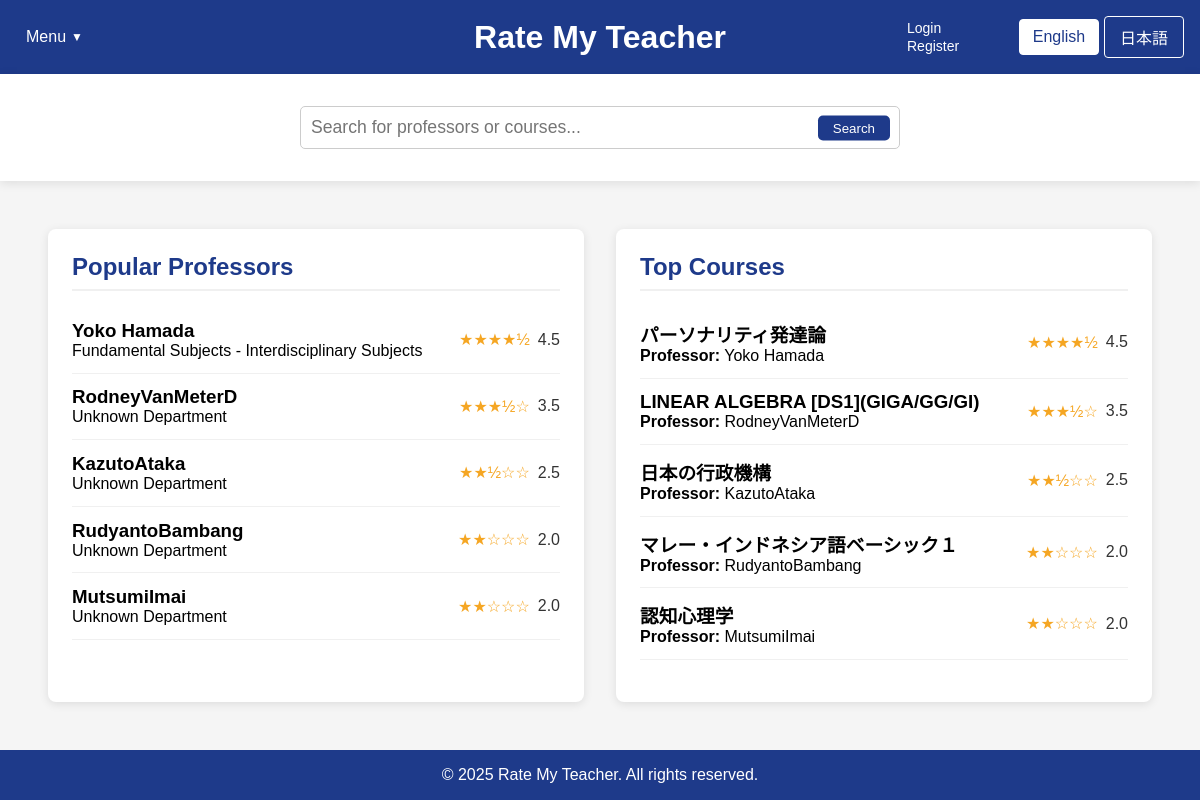
The app's page /home2.php with its own data.
### tables this page shows
CREATE TABLE professors (
        id INTEGER PRIMARY KEY AUTOINCREMENT,
        name TEXT NOT NULL,
        department TEXT,
        bio TEXT
    , avg_content_quality REAL DEFAULT 0, avg_difficulty REAL DEFAULT 0, overall_rating REAL DEFAULT 0, review_count INTEGER DEFAULT 0);

CREATE TABLE courses (
        id INTEGER PRIMARY KEY AUTOINCREMENT,
        name TEXT NOT NULL,
        course_code TEXT,
        description TEXT,
        professor_id INTEGER, avg_content_quality REAL DEFAULT 0, avg_difficulty REAL DEFAULT 0, review_count INTEGER DEFAULT 0, overall_rating REAL DEFAULT 0,
        FOREIGN KEY (professor_id) REFERENCES professors(id) ON DELETE SET NULL
    );

### home2.php (the view, shortened to what this page needs)
<?php
$isLoggedIn = isset($_SESSION["loggedin"]) && $_SESSION["loggedin"] === true;
require_once 'config.php';
function getTopProfessors($limit = 5) {
    global $conn;
    $professors = [];
    try {
        $ratingCount = 0;
        $ratingCheckResult = $conn->query("SELECT COUNT(*) as count FROM ratings");
        if ($ratingCheckResult) {
            $ratingCountRow = $ratingCheckResult->fetchArray(SQLITE3_ASSOC);
            $ratingCount = $ratingCountRow['count'];
        }
        if ($ratingCount > 0) {
            $hasProfRatingColumns = false;
            $columnsResult = $conn->query("PRAGMA table_info(professors)");
            while ($col = $columnsResult->fetchArray(SQLITE3_ASSOC)) {
                if ($col['name'] === 'avg_content_quality' || $col['name'] === 'overall_rating') {
                    $hasProfRatingColumns = true;
                    break;
                }
            }
            if ($hasProfRatingColumns) {
                $stmt = $conn->prepare("
                    SELECT id, name, department,
                           COALESCE(overall_rating, (avg_content_quality + avg_difficulty) / 2) as avg_rating,
                           COALESCE(avg_content_quality, 0) as avg_content_quality,
                           COALESCE(avg_difficulty, 0) as avg_difficulty,
                           COALESCE(review_count, 0) as review_count
                    FROM professors
                    WHERE COALESCE(review_count, 0) > 0
                    ORDER BY avg_rating DESC, review_count DESC
                    LIMIT :limit
                ");
            }
            $stmt->bindValue(':limit', $limit, SQLITE3_INTEGER);
            $result = $stmt->execute();
            while ($row = $result->fetchArray(SQLITE3_ASSOC)) {
                if (isset($row['avg_rating']) && $row['avg_rating'] !== null) {
                    $row['avg_rating'] = number_format((float)$row['avg_rating'], 1);
                } else {
                    $row['avg_rating'] = "N/A";
                }
                $professors[] = $row;
            }
        }
    } catch (Exception $e) {
        error_log("Error fetching top professors: " . $e->getMessage());
    }
    return $professors;
}
function getTopCourses($limit = 5) {
    global $conn;
    $courses = [];
    try {
        $ratingCount = 0;
        $ratingCheckResult = $conn->query("SELECT COUNT(*) as count FROM ratings");
        if ($ratingCheckResult) {
            $ratingCountRow = $ratingCheckResult->fetchArray(SQLITE3_ASSOC);
            $ratingCount = $ratingCountRow['count'];
        }
        if ($ratingCount > 0) {
            $hasCourseRatingColumns = false;
            $columnsResult = $conn->query("PRAGMA table_info(courses)");
            while ($col = $columnsResult->fetchArray(SQLITE3_ASSOC)) {
                if ($col['name'] === 'avg_content_quality') {
                    $hasCourseRatingColumns = true;
                    break;
                }
            }
            if ($hasCourseRatingColumns) {
                $stmt = $conn->prepare("
                    SELECT c.id, c.name as course_name, c.course_code,
                        COALESCE(c.avg_content_quality, 0) as avg_content_quality,
                        COALESCE(c.avg_difficulty, 0) as avg_difficulty,
                        (COALESCE(c.avg_content_quality, 0) + (5 - COALESCE(c.avg_difficulty, 0))) / 2 as avg_rating,
                        COALESCE(c.review_count, 0) as review_count,
                        p.name as professor_name
                    FROM courses c
                    LEFT JOIN professors p ON c.professor_id = p.id
                    WHERE COALESCE(c.review_count, 0) > 0
                    ORDER BY avg_rating DESC, review_count DESC
                    LIMIT :limit
                ");
            }
            $stmt->bindValue(':limit', $limit, SQLITE3_INTEGER);
            $result = $stmt->execute();
            while ($row = $result->fetchArray(SQLITE3_ASSOC)) {
                if (!isset($row['professor_name']) || empty($row['professor_name'])) {
                    $profStmt = $conn->prepare("
                        SELECT p.name
                        FROM professors p
                        JOIN ratings r ON p.id = r.professor_id
                        WHERE r.course_id = :course_id
                        GROUP BY p.id
                        ORDER BY COUNT(r.id) DESC
                        LIMIT 1
                    ");
                    $profStmt->bindValue(':course_id', $row['id'], SQLITE3_INTEGER);
                    $profResult = $profStmt->execute();
                    $profRow = $profResult->fetchArray(SQLITE3_ASSOC);
                    if ($profRow && isset($profRow['name'])) {
                        $row['professor_name'] = $profRow['name'];
                    } else {
                        $row['professor_name'] = "Unknown Professor";
                    }
                }
                if (isset($row['avg_rating']) && $row['avg_rating'] !== null) {
                    $row['avg_rating'] = number_format((float)$row['avg_rating'], 1);
                } else {
                    $row['avg_rating'] = "N/A";
                }
                $courses[] = $row;
            }
        }
    } catch (Exception $e) {
        error_log("Error fetching top courses: " . $e->getMessage());
    }
    return $courses;
}
$topProfessors = getTopProfessors(5);
$topCourses = getTopCourses(5);
?>
<!DOCTYPE html>
<html lang="en">
<head>
    <link rel="stylesheet" href="css/style.css">
</head>
<body>
    <div class="container">
        <header>
            <div class="header-left">
                <div class="dropdown">
                    <?php
                    $currentLang = isset($_COOKIE['language']) && $_COOKIE['language'] == 'ja' ? 'ja' : 'en';
                    $menuLabel = $currentLang == 'ja' ? 'メニュー' : 'Menu';
                    $logoutLabel = $currentLang == 'ja' ? 'ログアウト' : 'Logout';
                    $loginLabel = $currentLang == 'ja' ? 'ログイン' : 'Login';
                    $registerLabel = $currentLang == 'ja' ? '登録' : 'Register';
                    ?>
                    <button class="dropbtn"><?php echo $menuLabel; ?></button>
                </div>
            </div>
            <div class="header-center">
                <div class="logo">
                    <h1><a href="home.php" style="color: white; text-decoration: none;"><?php echo $currentLang == 'ja' ? 'Rate My Teacher' : 'Rate My Teacher'; ?></a></h1>
                </div>
            </div>
            <div class="header-right">
                <div class="auth-links">
                    <?php if ($isLoggedIn): ?>
                        <a href="logout.php"><?php echo $logoutLabel; ?></a>
                    <?php else: ?>
                        <a href="login.php"><?php echo $loginLabel; ?></a>
                        <a href="register.php"><?php echo $registerLabel; ?></a>
                    <?php endif; ?>
                </div>
                <div class="language-toggle">
                    <a href="?lang=en" class="<?php echo (!isset($_COOKIE['language']) || $_COOKIE['language'] == 'en') ? 'active' : ''; ?>"
                    style="display:inline-block; width:80px; text-align:center; padding:8px 0; margin-right:5px;
                            background:<?php echo (!isset($_COOKIE['language']) || $_COOKIE['language'] == 'en') ? 'white' : 'transparent'; ?>;
                            color:<?php echo (!isset($_COOKIE['language']) || $_COOKIE['language'] == 'en') ? '#1e3a8a' : 'white'; ?>;
                            text-decoration:none; border:1px solid white; border-radius:4px;"
                    onclick="document.cookie='language=en; path=/; max-age=2592000'; return true;">
                    English
                    </a>
                    <a href="?lang=ja" class="<?php echo (isset($_COOKIE['language']) && $_COOKIE['language'] == 'ja') ? 'active' : ''; ?>"
                    style="display:inline-block; width:80px; text-align:center; padding:8px 0;
                            background:<?php echo (isset($_COOKIE['language']) && $_COOKIE['language'] == 'ja') ? 'white' : 'transparent'; ?>;
                            color:<?php echo (isset($_COOKIE['language']) && $_COOKIE['language'] == 'ja') ? '#1e3a8a' : 'white'; ?>;
                            text-decoration:none; border:1px solid white; border-radius:4px;"
                    onclick="document.cookie='language=ja; path=/; max-age=2592000'; return true;">
                    日本語
                    </a>
                </div>
        </header>
        <div class="search-container">
            <div class="search-bar" style="position: relative !important;">
                <input type="text" id="searchInput" placeholder="<?php echo $currentLang == 'ja' ? '教授やコースを検索...' : 'Search for professors or courses...'; ?>" style="width: 100%; padding: 10px; border-radius: 5px; border: 1px solid #ccc;">
                <button id="searchButton" style="position: absolute; right: 10px; top: 50%; transform: translateY(-50%); background: #1e3a8a; color: white; border: none; padding: 5px 15px; border-radius: 5px; cursor: pointer;"><?php echo $currentLang == 'ja' ? '検索' : 'Search'; ?></button>
            </div>
        </div>
        <main style="flex: 1; display: flex; padding: 2rem;">
            <div id="popular-professors" class="content-box" style="flex: 1; background-color: white; margin: 1rem; padding: 1.5rem; border-radius: 8px; box-shadow: 0 2px 10px rgba(0,0,0,0.1);">
                <h2><?php echo $currentLang == 'ja' ? '人気の教授' : 'Popular Professors'; ?></h2>
                <div class="professor-list">
                    <?php foreach ($topProfessors as $professor): ?>
                    <a href="professor_page_template.php?name=<?php echo urlencode(str_replace(' ', '',$professor['name'])); ?>&lang=<?php echo $currentLang; ?>" style="text-decoration: none; color: inherit;">
                        <div class="professor-item" data-id="<?php echo $isLoggedIn ? $professor['id'] : 'login-required'; ?>">
                            <div>
                                <h3><?php echo htmlspecialchars($professor['name']); ?></h3>
                                <p><?php echo htmlspecialchars($professor['department'] ?? 'Unknown Department'); ?></p>
                            </div>
                            <div class="rating">
                                <?php
                                if ($professor['avg_rating'] !== 'N/A' && $professor['avg_rating'] > 0) {
                                    $fullStars = floor($professor['avg_rating']);
                                    $hasHalfStar = $professor['avg_rating'] - $fullStars >= 0.5;
                                    echo str_repeat('★', $fullStars);
                                    echo $hasHalfStar ? '½' : '';
                                    echo str_repeat('☆', 5 - $fullStars - ($hasHalfStar ? 1 : 0));
                                    echo ' <span>' . $professor['avg_rating'] . '</span>';
                                } else {
                                    echo '☆☆☆☆☆ <span>No ratings</span>';
                                }
                                ?>
                            </div>
                        </div>
                    </a>
                    <?php endforeach; ?>
                </div>
            </div>
            <div id="top-courses" class="content-box" style="flex: 1; background-color: white; margin: 1rem; padding: 1.5rem; border-radius: 8px; box-shadow: 0 2px 10px rgba(0,0,0,0.1);">
                <h2><?php echo $currentLang == 'ja' ? '人気のコース' : 'Top Courses'; ?></h2>
                <div class="course-list">
                    <?php foreach ($topCourses as $course): ?>
                    <a href="course.php?course=<?php echo urlencode($course['course_name'] ?? $course['name']); ?>&professor=<?php echo urlencode($course['professor_name'] ?? ''); ?>&lang=<?php echo $currentLang; ?>" style="text-decoration: none; color: inherit;">
                        <div class="course-item" data-id="<?php echo $isLoggedIn ? $course['id'] : 'login-required'; ?>">
                            <div>
                                <h3><?php echo htmlspecialchars($course['course_name'] ?? $course['name']); ?></h3>
                                <p><strong>Professor:</strong> <?php echo htmlspecialchars($course['professor_name'] ?? 'Unknown Professor'); ?></p>
                            </div>
                            <div class="rating">
                                <?php
                                if ($course['avg_rating'] !== 'N/A' && $course['avg_rating'] > 0) {
                                    $fullStars = floor($course['avg_rating']);
                                    $hasHalfStar = $course['avg_rating'] - $fullStars >= 0.5;
                                    echo str_repeat('★', $fullStars);
                                    echo $hasHalfStar ? '½' : '';
                                    echo str_repeat('☆', 5 - $fullStars - ($hasHalfStar ? 1 : 0));
                                    echo ' <span>' . $course['avg_rating'] . '</span>';
                                } else {
                                    echo '☆☆☆☆☆ <span>No ratings</span>';
                                }
                                ?>
                            </div>
                        </div>
                    </a>
                    <?php endforeach; ?>
                </div>
            </div>
        </main>
        <footer>
            <p>&copy; 2025 Rate My Teacher. All rights reserved.</p>
        </footer>
    </div>
</body>
</html>

### records on screen
professors: name "Yoko Hamada", department "Fundamental Subjects - Interdisciplinary Subjects", fullStars "★★★★", shows "½", avg_rating "4.5"
professors: name "RodneyVanMeterD", department "Unknown Department", fullStars "★★★", shows "½", hasHalfStar "☆", avg_rating "3.5"
professors: name "KazutoAtaka", department "Unknown Department", fullStars "★★", shows "½", hasHalfStar "☆☆", avg_rating "2.5"
professors: name "RudyantoBambang", department "Unknown Department", fullStars "★★", hasHalfStar "☆☆☆", avg_rating "2.0"
professors: name "MutsumiImai", department "Unknown Department", fullStars "★★", hasHalfStar "☆☆☆", avg_rating "2.0"
courses: name "パーソナリティ発達論", professor_name "Yoko Hamada", fullStars "★★★★", shows "½", avg_rating "4.5"
courses: name "LINEAR ALGEBRA [DS1](GIGA/GG/GI)", professor_name "RodneyVanMeterD", fullStars "★★★", shows "½", hasHalfStar "☆", avg_rating "3.5"
courses: name "日本の行政機構", professor_name "KazutoAtaka", fullStars "★★", shows "½", hasHalfStar "☆☆", avg_rating "2.5"
courses: name "マレー・インドネシア語ベーシック１", professor_name "RudyantoBambang", fullStars "★★", hasHalfStar "☆☆☆", avg_rating "2.0"
courses: name "認知心理学", professor_name "MutsumiImai", fullStars "★★", hasHalfStar "☆☆☆", avg_rating "2.0"

### other values on screen
$loginLabel "Login"
$registerLabel "Register"
